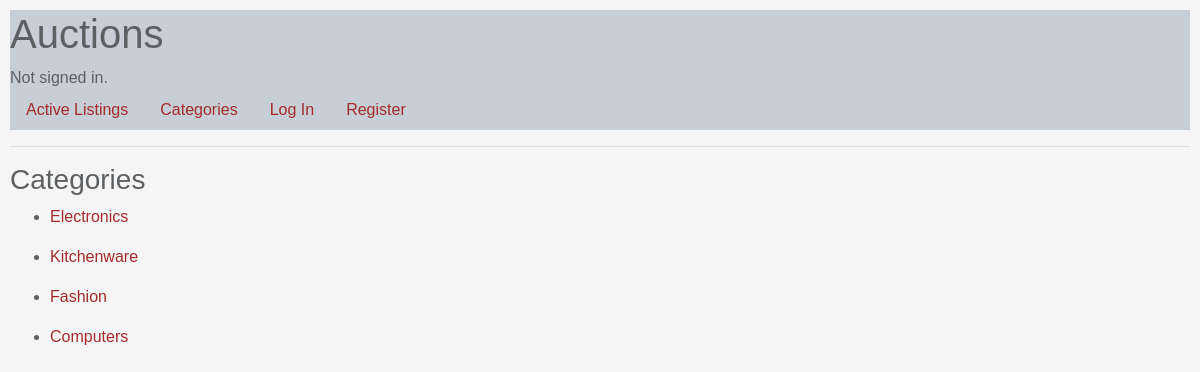
/categories/, run on an earlier commit of the app's database.
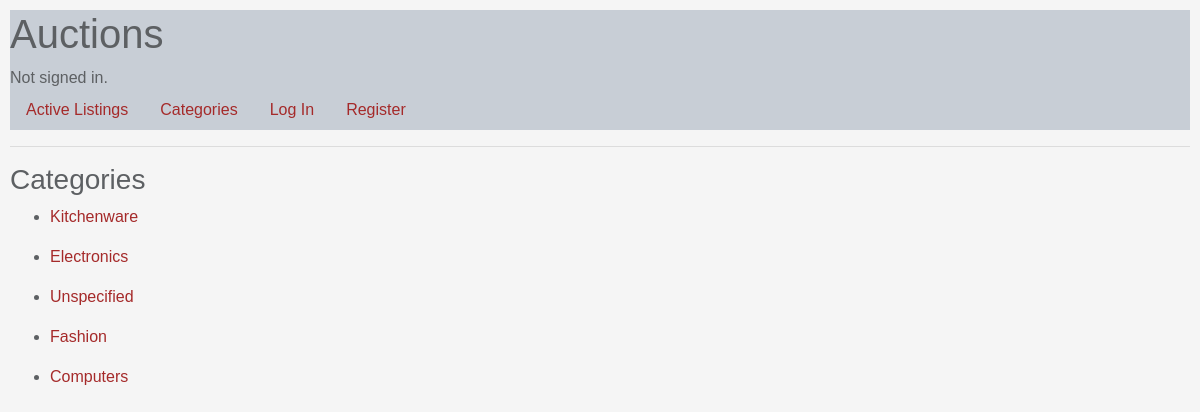
And on a later commit of the database.
### auctions/models.py (models this page shows, shortened)
class Listing(models.Model):
    seller = models.ForeignKey(settings.AUTH_USER_MODEL,
                               on_delete=models.CASCADE,
                               related_name="own_goods")
    title = models.CharField(max_length=32)
    description = models.TextField(max_length=64)
    starting_bid = models.PositiveIntegerField()
    image = models.URLField(blank=True)
    category = models.CharField(max_length=24, blank=True)
    date_created = models.DateField(auto_now_add=True)
    active = models.BooleanField(default=True)

### auctions/views.py (the view)
# urls.py: path("categories/", views.categories, name="categories"),
def categories(request):
    listings = Listing.objects.all()
    categories_list = []
    for listing in listings:
        categories_list.append(listing.category)
    all_categories = set(categories_list)
    return render(request, "auctions/category_list.html",
                  {"categories": all_categories})

### auctions/templates/auctions/category_list.html (shortened to what this page needs)
{% extends "auctions/layout.html" %}
{% block body %}
<h3>Categories</h3>
{% for category in categories %}
    <ul>
        <li><a href="{% url 'a_category' category %}">{{ category }}</a></li>
    </ul>
{% endfor %}
{% endblock %}

What changed in the data, as far as the page shows it:
added Listing: categories "Unspecified"
